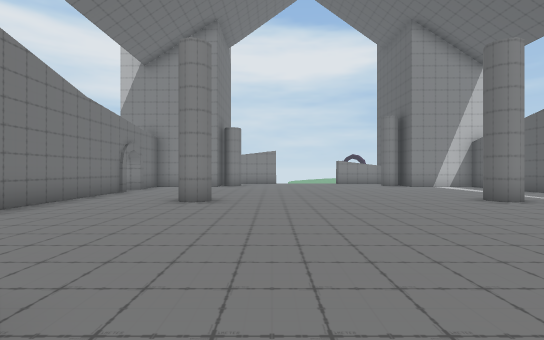
view 1 (above)

15 first-person views from a walk through a scene from a Unity 3-D project. The camera is 1.4 m above the floor, looks level and sees 85° across. The floor is counted in squares, 2 m on a side. Each view is taken from the middle of a square. On the plan, view 1 faces up. The plan holds only what a view shows up to about 10 squares ahead; the rest is blank. The place goes on beyond the plan. The player character is not drawn.

view 2
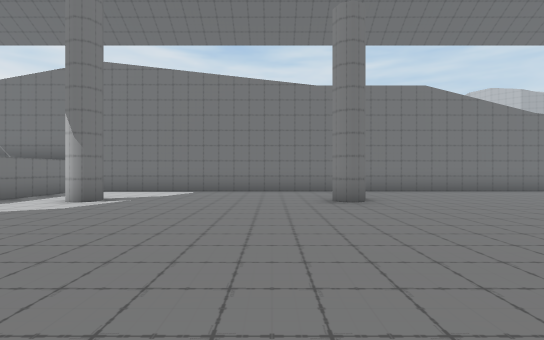

view 3
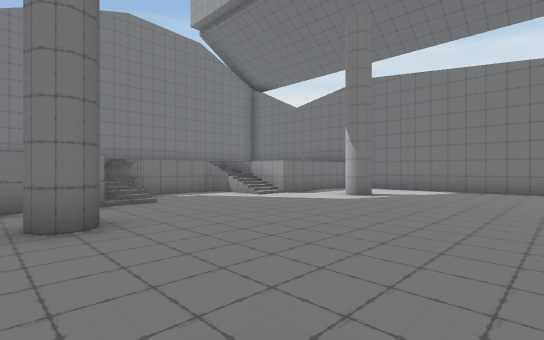

view 4
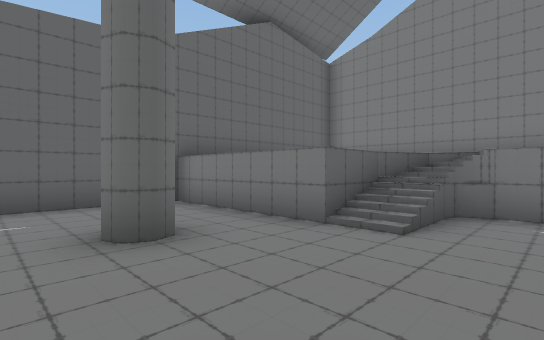

view 5
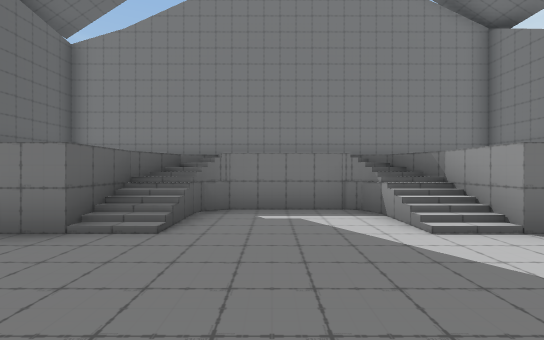

view 6
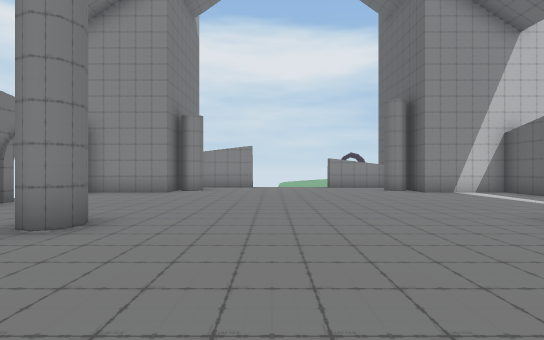

view 7
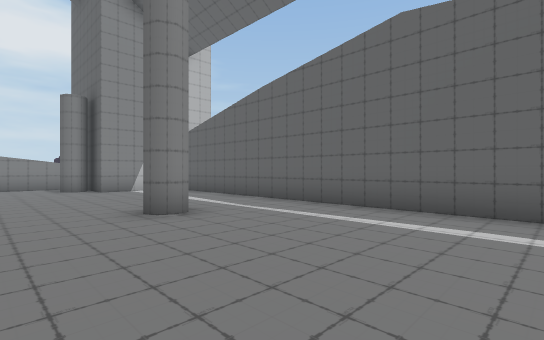

view 8
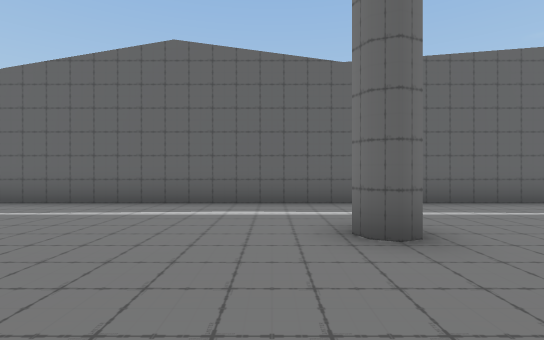

view 9
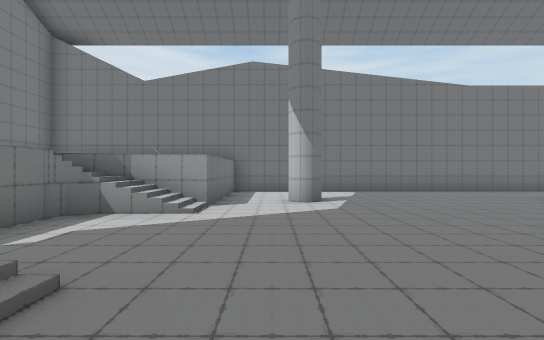

view 10
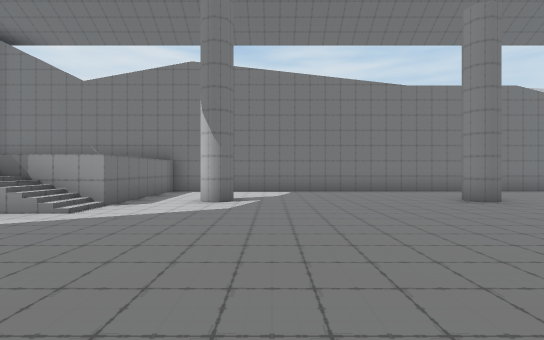

view 11
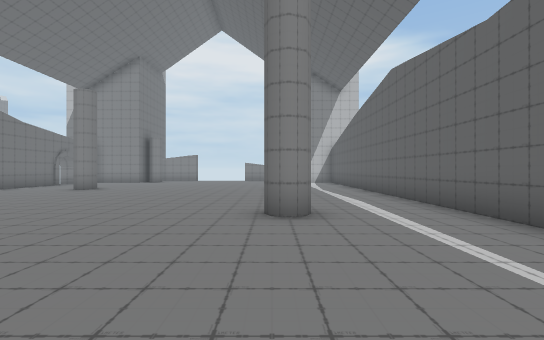

view 12
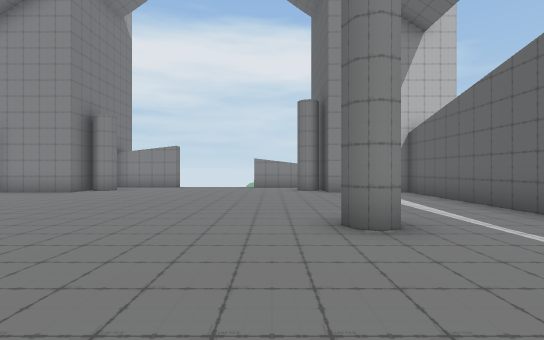

view 13
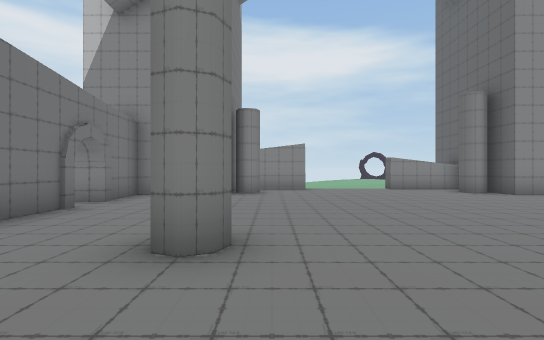

view 14
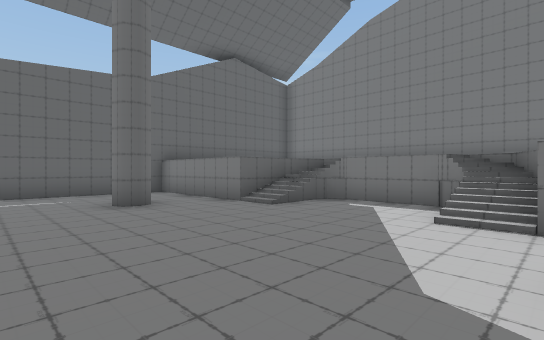

view 15
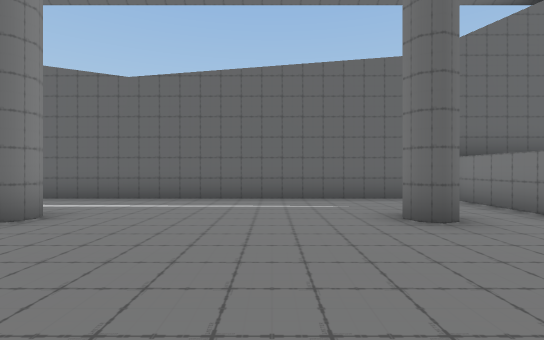

### Floor plan
Key: @ floor where view 1 was taken; # wall or solid block; . main floor; : floor 2 m higher than the main floor; / step, stairs or slope; = window, fence, low wall or low ledge.
Columns run from 5 left of view 1 to 8 right of it. Each row starts with its distance up from view 1.
 13 ####......####
 12 #............#
 11 #............#
 10 #............#
  9 #............#
  8 #............#
  7 #..#......#..#
  6 #............#
  5 #............#
  4 #............#
  3 #............#
  2 #............#
  1 #..#......#..#
  0 #....@.......#
 -1 #............#
 -2 #............#
 -3 #............#
 -4 #............#
 -5 #..#......#..#
 -6 #............#
 -7 #////.....///#
 -8 #   :/..//   #
 -9 #   :///=/   #
-10 #            #
-11 #            #
-12 #            #
-13 ##############

Where each view was taken, in squares from view 1:
view 1: 0 up, 0 right, facing up
view 2: 1 down, 5 right, facing left
view 3: 1 down, 6 right, facing down-left
view 4: 4 down, 2 right, facing down-right
view 5: 4 down, 2 right, facing down
view 6: 3 up, 1 right, facing up
view 7: 2 up, 3 right, facing up-right
view 8: 2 up, 2 right, facing right
view 9: 6 down, 5 right, facing left
view 10: 4 down, 5 right, facing left
view 11: 4 down, 5 right, facing up
view 12: 3 up, 4 right, facing up
view 13: 4 up, 1 left, facing up
view 14: 3 down, 1 left, facing down-right
view 15: 3 down, 1 right, facing right
